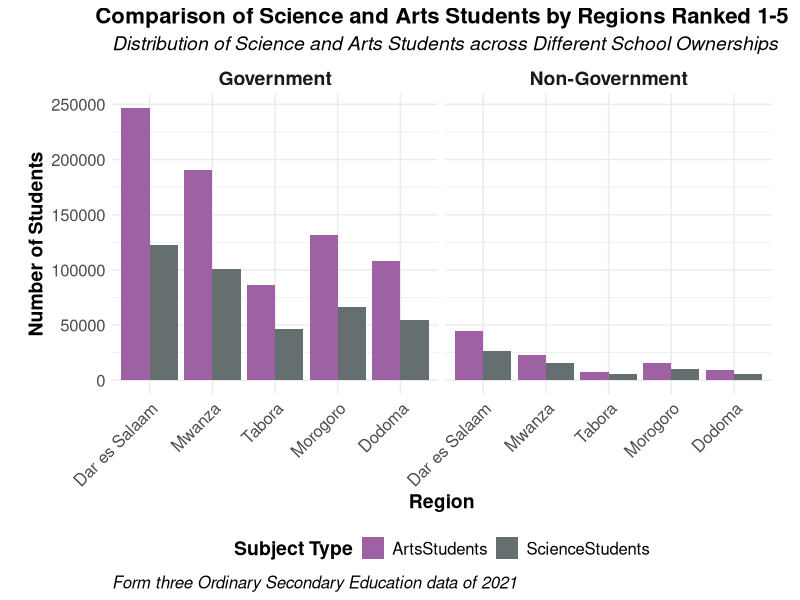
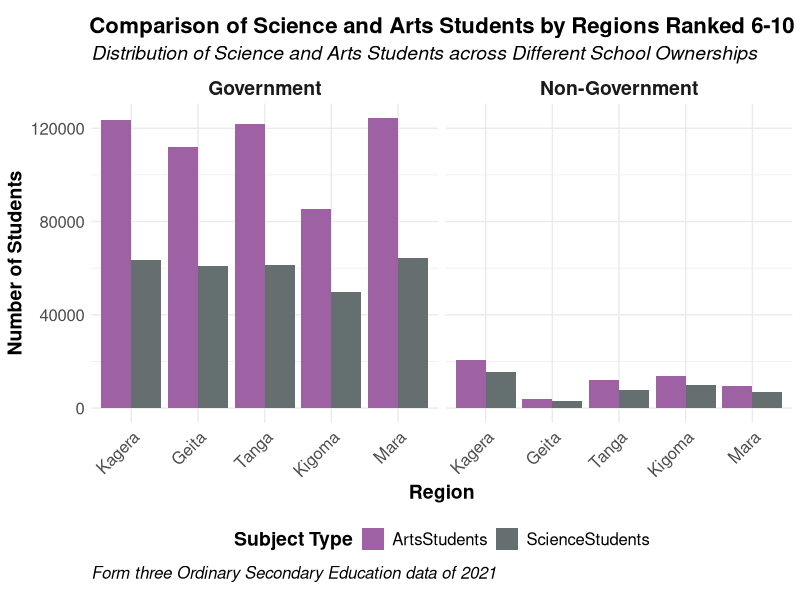
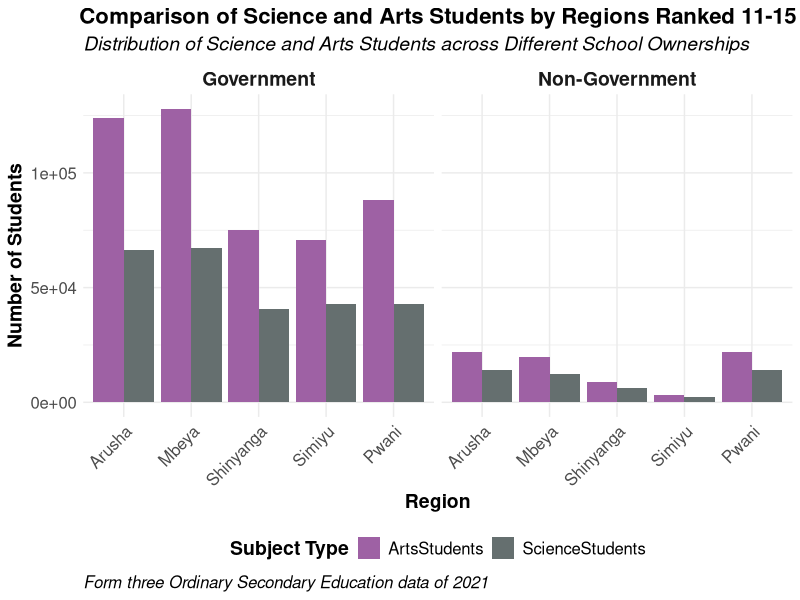
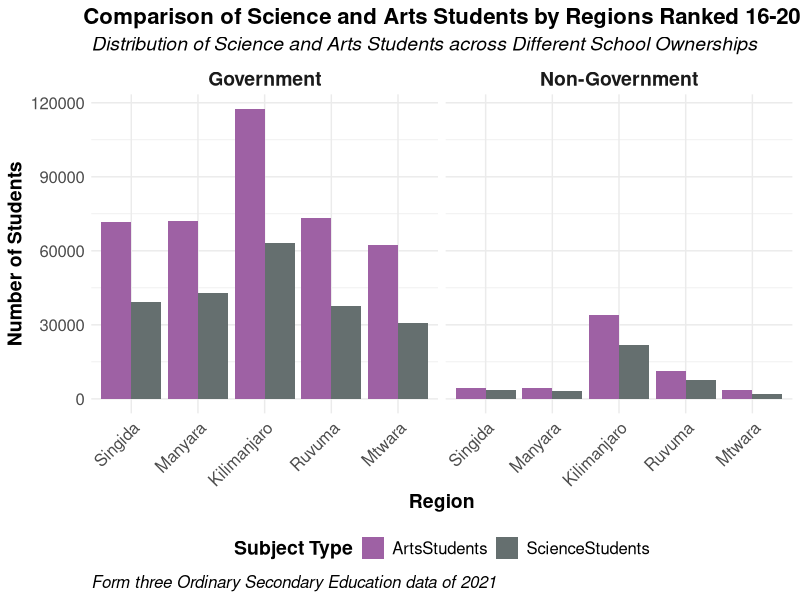
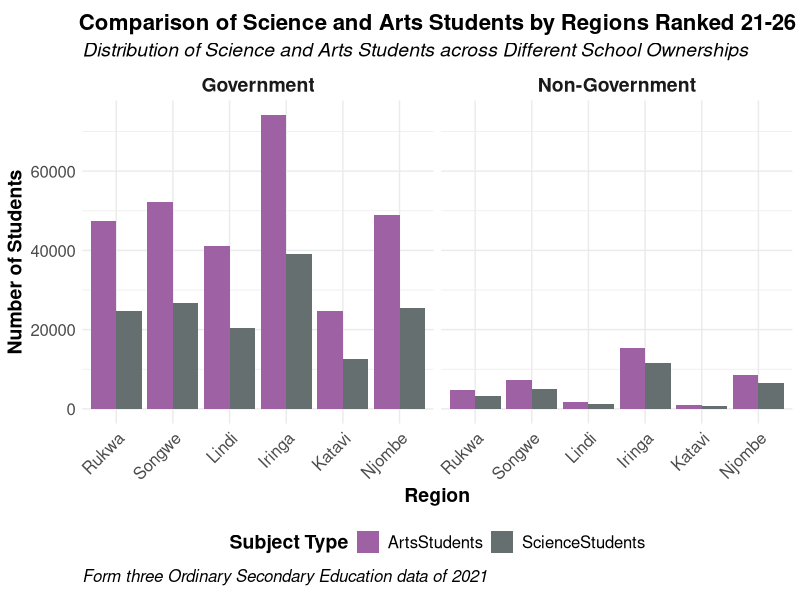

Recreate these plots in R, in order.
## ---- chunk 1
knitr::opts_chunk$set(echo = FALSE)
## ---- chunk 2
library(tidyverse)
setwd("D:\\setebe\\Data science\\2024\\Tanzania-Education")

# Read the CSV file
ed <- read.csv("Education.csv")
attach(ed)
## ---- chunk 3
# Define columns for science and arts students
science_students <- c("Agriculture_form3Students", "basicMath_form3Students", 
                      "biology_form3Students", "chemistry_form3Students", 
                      "physics_form3Students")
arts_students <- c("kiswahili_form3Students", "history_form3Students", 
                   "geography_form3Students", "english_form3Students", 
                   "commerce_form3Students", "civics_form3Students")

# Define population ranks for regions
population_ranks <- c("Dar es Salaam", "Mwanza", "Tabora", "Morogoro", "Dodoma",
                      "Kagera", "Geita", "Tanga", "Kigoma", "Mara",
                      "Arusha", "Mbeya", "Shinyanga", "Simiyu", "Pwani",
                      "Singida", "Manyara", "Kilimanjaro", "Ruvuma", "Mtwara",
                      "Rukwa", "Songwe", "Lindi", "Iringa", "Katavi", "Njombe")

# Convert 'region' to factor with levels in the order of population ranks
ed$region <- factor(ed$region, levels = population_ranks, ordered = TRUE)

# Filter data to include only the regions ranked 1 to 5 by population rank
top1_to_5_regions <- population_ranks[1:5]
ed_top1_to_5 <- ed %>% filter(region %in% top1_to_5_regions)

# Sum the science and arts students columns per region and ownership
data_summary <- ed_top1_to_5 %>%
  group_by(region, ownership) %>%
  summarise(ScienceStudents = sum(across(all_of(science_students)), na.rm = TRUE),
            ArtsStudents = sum(across(all_of(arts_students)), na.rm = TRUE))

# Prepare data for plotting
data_melted <- data_summary %>%
  pivot_longer(cols = c("ScienceStudents", "ArtsStudents"), names_to = "SubjectType", values_to = "StudentCount")

# Plotting
ggplot(data_melted, aes(x = region, y = StudentCount, fill = SubjectType)) +
  geom_bar(stat = "identity", position = "dodge") +
  facet_wrap(~ ownership) +
  labs(title = "Comparison of Science and Arts Students by Regions Ranked 1-5",
       subtitle = "Distribution of Science and Arts Students across Different School Ownerships",
       caption = "Form three Ordinary Secondary Education data of 2021",
       x = "Region",
       y = "Number of Students",
       fill = "Subject Type") +
  theme_minimal() +
  theme(plot.title = element_text(color = "black", size = 16, face = "bold", hjust = 0.5),
        plot.subtitle = element_text(color = "black", size = 14, face = "italic"),
        plot.caption = element_text(size = 12, color = "black", face = "italic", hjust = 0),
        axis.title.x = element_text(color = "black", size = 14, face = "bold"),
        axis.title.y = element_text(color = "black", size = 14, face = "bold"),
        axis.text.x = element_text(angle = 45, hjust = 1, size = 12),
        axis.text.y = element_text(size = 12),
        legend.text = element_text(size = 12),
        legend.title = element_text(size = 14, face = "bold"),
        strip.text = element_text(size = 14, face = "bold"),
        legend.position = "bottom",
        aspect.ratio = 230/250) +
  scale_fill_manual(values = c("ScienceStudents" = "#656F6F", "ArtsStudents" = "#9E61A4"))

## ---- chunk 4

# Define columns for science and arts students
science_students <- c("Agriculture_form3Students", "basicMath_form3Students", 
                      "biology_form3Students", "chemistry_form3Students", 
                      "physics_form3Students")
arts_students <- c("kiswahili_form3Students", "history_form3Students", 
                   "geography_form3Students", "english_form3Students", 
                   "commerce_form3Students", "civics_form3Students")

# Define population ranks for regions
population_ranks <- c("Dar es Salaam", "Mwanza", "Tabora", "Morogoro", "Dodoma",
                      "Kagera", "Geita", "Tanga", "Kigoma", "Mara",
                      "Arusha", "Mbeya", "Shinyanga", "Simiyu", "Pwani",
                      "Singida", "Manyara", "Kilimanjaro", "Ruvuma", "Mtwara",
                      "Rukwa", "Songwe", "Lindi", "Iringa", "Katavi", "Njombe")

# Convert 'region' to factor with levels in the order of population ranks
ed$region <- factor(ed$region, levels = population_ranks, ordered = TRUE)


# Filter data to include only the regions ranked 6 to 10 by population rank
top6_to_10_regions <- population_ranks[6:10]
ed_top6_to_10 <- ed %>% filter(region %in% top6_to_10_regions)

# Sum the science and arts students columns per region and ownership for regions 6-10
data_summary_6_10 <- ed_top6_to_10 %>%
  group_by(region, ownership) %>%
  summarise(ScienceStudents = sum(across(all_of(science_students)), na.rm = TRUE),
            ArtsStudents = sum(across(all_of(arts_students)), na.rm = TRUE))

# Prepare data for plotting regions 6-10
data_melted_6_10 <- data_summary_6_10 %>%
  pivot_longer(cols = c("ScienceStudents", "ArtsStudents"), names_to = "SubjectType", values_to = "StudentCount")

# Plotting for regions 6-10
ggplot(data_melted_6_10, aes(x = region, y = StudentCount, fill = SubjectType)) +
  geom_bar(stat = "identity", position = "dodge") +
  facet_wrap(~ ownership) +
  labs(title = "Comparison of Science and Arts Students by Regions Ranked 6-10",
       subtitle = "Distribution of Science and Arts Students across Different School Ownerships",
       caption = "Form three Ordinary Secondary Education data of 2021",
       x = "Region",
       y = "Number of Students",
       fill = "Subject Type") +
  theme_minimal() +
  theme(plot.title = element_text(color = "black", size = 16, face = "bold", hjust = 0.5),
        plot.subtitle = element_text(color = "black", size = 14, face = "italic"),
        plot.caption = element_text(size = 12, color = "black", face = "italic", hjust = 0),
        axis.title.x = element_text(color = "black", size = 14, face = "bold"),
        axis.title.y = element_text(color = "black", size = 14, face = "bold"),
        axis.text.x = element_text(angle = 45, hjust = 1, size = 12),
        axis.text.y = element_text(size = 12),
        legend.text = element_text(size = 12),
        legend.title = element_text(size = 14, face = "bold"),
        strip.text = element_text(size = 14, face = "bold"),
        legend.position = "bottom",
        aspect.ratio = 230/250) +
  scale_fill_manual(values = c("ScienceStudents" = "#656F6F", "ArtsStudents" = "#9E61A4"))
## ---- chunk 5

# Define columns for science and arts students
science_students <- c("Agriculture_form3Students", "basicMath_form3Students", 
                      "biology_form3Students", "chemistry_form3Students", 
                      "physics_form3Students")
arts_students <- c("kiswahili_form3Students", "history_form3Students", 
                   "geography_form3Students", "english_form3Students", 
                   "commerce_form3Students", "civics_form3Students")

# Define population ranks for regions
population_ranks <- c("Dar es Salaam", "Mwanza", "Tabora", "Morogoro", "Dodoma",
                      "Kagera", "Geita", "Tanga", "Kigoma", "Mara",
                      "Arusha", "Mbeya", "Shinyanga", "Simiyu", "Pwani",
                      "Singida", "Manyara", "Kilimanjaro", "Ruvuma", "Mtwara",
                      "Rukwa", "Songwe", "Lindi", "Iringa", "Katavi", "Njombe")

# Convert 'region' to factor with levels in the order of population ranks
ed$region <- factor(ed$region, levels = population_ranks, ordered = TRUE)



# Filter data to include only the regions ranked 11 to 15 by population rank
top11_to_15_regions <- population_ranks[11:15]
ed_top11_to_15 <- ed %>% filter(region %in% top11_to_15_regions)

# Sum the science and arts students columns per region and ownership for regions 11-15
data_summary_11_15 <- ed_top11_to_15 %>%
  group_by(region, ownership) %>%
  summarise(ScienceStudents = sum(across(all_of(science_students)), na.rm = TRUE),
            ArtsStudents = sum(across(all_of(arts_students)), na.rm = TRUE))

# Prepare data for plotting regions 11-15
data_melted_11_15 <- data_summary_11_15 %>%
  pivot_longer(cols = c("ScienceStudents", "ArtsStudents"), names_to = "SubjectType", values_to = "StudentCount")

# Plotting for regions 11-15
ggplot(data_melted_11_15, aes(x = region, y = StudentCount, fill = SubjectType)) +
  geom_bar(stat = "identity", position = "dodge") +
  facet_wrap(~ ownership) +
  labs(title = "Comparison of Science and Arts Students by Regions Ranked 11-15",
       subtitle = "Distribution of Science and Arts Students across Different School Ownerships",
       caption = "Form three Ordinary Secondary Education data of 2021",
       x = "Region",
       y = "Number of Students",
       fill = "Subject Type") +
  theme_minimal() +
  theme(plot.title = element_text(color = "black", size = 16, face = "bold", hjust = 0.5),
        plot.subtitle = element_text(color = "black", size = 14, face = "italic"),
        plot.caption = element_text(size = 12, color = "black", face = "italic", hjust = 0),
        axis.title.x = element_text(color = "black", size = 14, face = "bold"),
        axis.title.y = element_text(color = "black", size = 14, face = "bold"),
        axis.text.x = element_text(angle = 45, hjust = 1, size = 12),
        axis.text.y = element_text(size = 12),
        legend.text = element_text(size = 12),
        legend.title = element_text(size = 14, face = "bold"),
        strip.text = element_text(size = 14, face = "bold"),
        legend.position = "bottom",
        aspect.ratio = 230/250) +
  scale_fill_manual(values = c("ScienceStudents" = "#656F6F", "ArtsStudents" = "#9E61A4"))
## ---- chunk 6

# Define columns for science and arts students
science_students <- c("Agriculture_form3Students", "basicMath_form3Students", 
                      "biology_form3Students", "chemistry_form3Students", 
                      "physics_form3Students")
arts_students <- c("kiswahili_form3Students", "history_form3Students", 
                   "geography_form3Students", "english_form3Students", 
                   "commerce_form3Students", "civics_form3Students")

# Define population ranks for regions
population_ranks <- c("Dar es Salaam", "Mwanza", "Tabora", "Morogoro", "Dodoma",
                      "Kagera", "Geita", "Tanga", "Kigoma", "Mara",
                      "Arusha", "Mbeya", "Shinyanga", "Simiyu", "Pwani",
                      "Singida", "Manyara", "Kilimanjaro", "Ruvuma", "Mtwara",
                      "Rukwa", "Songwe", "Lindi", "Iringa", "Katavi", "Njombe")

# Convert 'region' to factor with levels in the order of population ranks
ed$region <- factor(ed$region, levels = population_ranks, ordered = TRUE)



# Filter data to include only the regions ranked 16 to 20 by population rank
top16_to_20_regions <- population_ranks[16:20]
ed_top16_to_20 <- ed %>% filter(region %in% top16_to_20_regions)

# Sum the science and arts students columns per region and ownership for regions 16-20
data_summary_16_20 <- ed_top16_to_20 %>%
  group_by(region, ownership) %>%
  summarise(ScienceStudents = sum(across(all_of(science_students)), na.rm = TRUE),
            ArtsStudents = sum(across(all_of(arts_students)), na.rm = TRUE))

# Prepare data for plotting regions 16-20
data_melted_16_20 <- data_summary_16_20 %>%
  pivot_longer(cols = c("ScienceStudents", "ArtsStudents"), names_to = "SubjectType", values_to = "StudentCount")

# Plotting for regions 16-20
ggplot(data_melted_16_20, aes(x = region, y = StudentCount, fill = SubjectType)) +
  geom_bar(stat = "identity", position = "dodge") +
  facet_wrap(~ ownership) +
  labs(title = "Comparison of Science and Arts Students by Regions Ranked 16-20",
       subtitle = "Distribution of Science and Arts Students across Different School Ownerships",
       caption = "Form three Ordinary Secondary Education data of 2021",
       x = "Region",
       y = "Number of Students",
       fill = "Subject Type") +
  theme_minimal() +
  theme(plot.title = element_text(color = "black", size = 16, face = "bold", hjust = 0.5),
        plot.subtitle = element_text(color = "black", size = 14, face = "italic"),
        plot.caption = element_text(size = 12, color = "black", face = "italic", hjust = 0),
        axis.title.x = element_text(color = "black", size = 14, face = "bold"),
        axis.title.y = element_text(color = "black", size = 14, face = "bold"),
        axis.text.x = element_text(angle = 45, hjust = 1, size = 12),
        axis.text.y = element_text(size = 12),
        legend.text = element_text(size = 12),
        legend.title = element_text(size = 14, face = "bold"),
        strip.text = element_text(size = 14, face = "bold"),
        legend.position = "bottom",
        aspect.ratio = 230/250) +
  scale_fill_manual(values = c("ScienceStudents" = "#656F6F", "ArtsStudents" = "#9E61A4"))
## ---- chunk 7

# Define columns for science and arts students
science_students <- c("Agriculture_form3Students", "basicMath_form3Students", 
                      "biology_form3Students", "chemistry_form3Students", 
                      "physics_form3Students")
arts_students <- c("kiswahili_form3Students", "history_form3Students", 
                   "geography_form3Students", "english_form3Students", 
                   "commerce_form3Students", "civics_form3Students")

# Define population ranks for regions
population_ranks <- c("Dar es Salaam", "Mwanza", "Tabora", "Morogoro", "Dodoma",
                      "Kagera", "Geita", "Tanga", "Kigoma", "Mara",
                      "Arusha", "Mbeya", "Shinyanga", "Simiyu", "Pwani",
                      "Singida", "Manyara", "Kilimanjaro", "Ruvuma", "Mtwara",
                      "Rukwa", "Songwe", "Lindi", "Iringa", "Katavi", "Njombe")

# Convert 'region' to factor with levels in the order of population ranks
ed$region <- factor(ed$region, levels = population_ranks, ordered = TRUE)



# Filter data to include only the regions ranked 21 to 26 by population rank
top21_to_26_regions <- population_ranks[21:26]
ed_top21_to_26 <- ed %>% filter(region %in% top21_to_26_regions)

# Sum the science and arts students columns per region and ownership for regions 21-26
data_summary_21_26 <- ed_top21_to_26 %>%
  group_by(region, ownership) %>%
  summarise(ScienceStudents = sum(across(all_of(science_students)), na.rm = TRUE),
            ArtsStudents = sum(across(all_of(arts_students)), na.rm = TRUE))

# Prepare data for plotting regions 21-26
data_melted_21_26 <- data_summary_21_26 %>%
  pivot_longer(cols = c("ScienceStudents", "ArtsStudents"), names_to = "SubjectType", values_to = "StudentCount")

# Plotting for regions 21-26
ggplot(data_melted_21_26, aes(x = region, y = StudentCount, fill = SubjectType)) +
  geom_bar(stat = "identity", position = "dodge") +
  facet_wrap(~ ownership) +
  labs(title = "Comparison of Science and Arts Students by Regions Ranked 21-26",
       subtitle = "Distribution of Science and Arts Students across Different School Ownerships",
       caption = "Form three Ordinary Secondary Education data of 2021",
       x = "Region",
       y = "Number of Students",
       fill = "Subject Type") +
  theme_minimal() +
  theme(plot.title = element_text(color = "black", size = 16, face = "bold", hjust = 0.5),
        plot.subtitle = element_text(color = "black", size = 14, face = "italic"),
        plot.caption = element_text(size = 12, color = "black", face = "italic", hjust = 0),
        axis.title.x = element_text(color = "black", size = 14, face = "bold"),
        axis.title.y = element_text(color = "black", size = 14, face = "bold"),
        axis.text.x = element_text(angle = 45, hjust = 1, size = 12),
        axis.text.y = element_text(size = 12),
        legend.text = element_text(size = 12),
        legend.title = element_text(size = 14, face = "bold"),
        strip.text = element_text(size = 14, face = "bold"),
        legend.position = "bottom",
        aspect.ratio = 230/250) +
  scale_fill_manual(values = c("ScienceStudents" = "#656F6F", "ArtsStudents" = "#9E61A4"))
